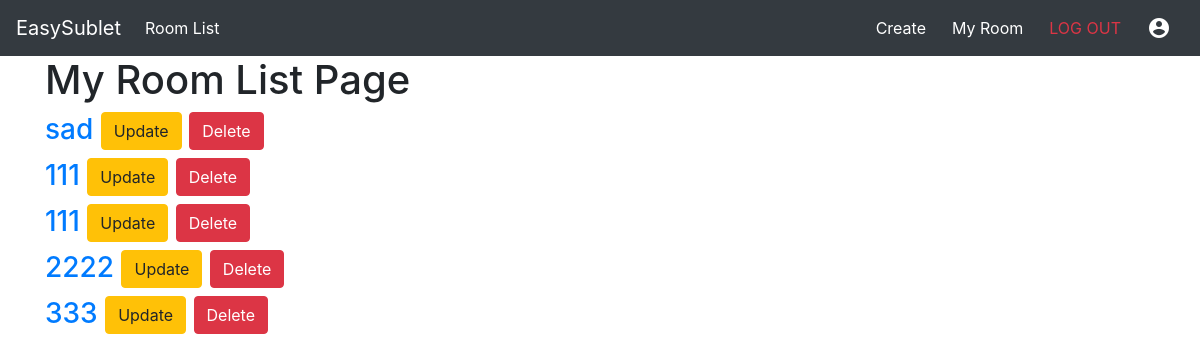
/room/myroom (signed in), run on an earlier commit of the app's database.
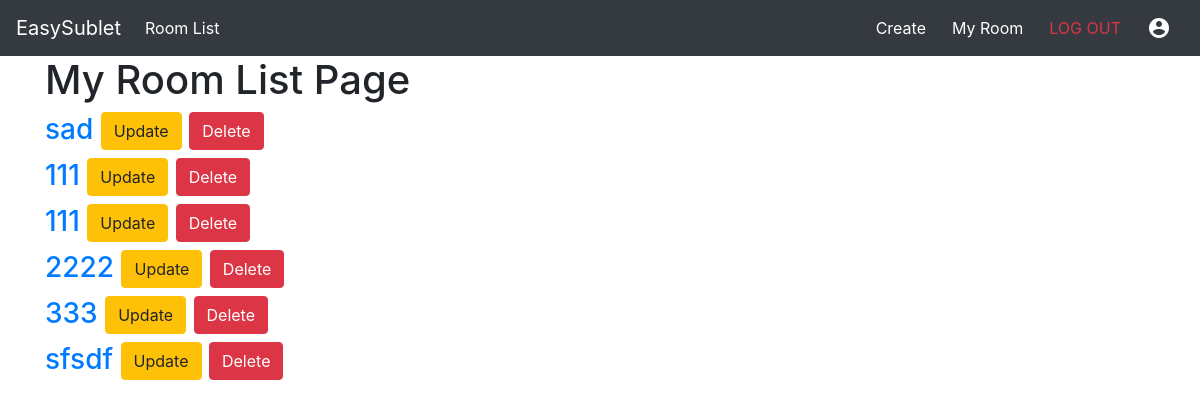
And on a later commit of the database.
### RoomRental/models.py (models this page shows, shortened)
class Room(models.Model):
    user = models.ForeignKey(User, default=1, on_delete=models.SET_NULL, null=True)
    id = models.fields.BigAutoField(primary_key=True)
    title = models.fields.CharField(max_length=100, blank=False, null=False)
    address = models.fields.CharField(max_length=255, blank=False, null=False)
    latitude = models.fields.FloatField(null=True, blank=True)
    longitude = models.fields.FloatField(null=True, blank=True)
    description = models.fields.TextField(null=True, blank=True)
    price = models.fields.FloatField(null=True, blank=True)
    is_parking = models.fields.BooleanField(default=False)
    is_pet = models.fields.BooleanField(default=False)
    is_smoking = models.fields.BooleanField(default=False)
    has_hydro = models.fields.BooleanField(default=False)
    has_aircondition = models.fields.BooleanField(default=False)
    has_water = models.fields.BooleanField(default=False)
    has_heat = models.fields.BooleanField(default=False)
    has_wifi = models.fields.BooleanField(default=False)
    has_tv = models.fields.BooleanField(default=False)
    has_laundry = models.fields.BooleanField(default=False)
    has_fridge = models.fields.BooleanField(default=False)
    has_dishwasher = models.fields.BooleanField(default=False)
    has_dryer = models.fields.BooleanField(default=False)
    has_microwave = models.fields.BooleanField(default=False)
    movein_date = models.fields.DateTimeField(null=True, blank=True)
    created_on = models.fields.DateTimeField(auto_now=True)

### RoomRental/views.py (the view)
# urls.py: path('room/myroom', my_room_list_view, name='my_room_list_view'),
@login_required
def my_room_list_view(request, *args, **kwargs):
    rooms = Room.objects.filter(user=request.user)
    context = {'rooms':rooms}
    return render(request,'MyRoom_Page.html',context,status=200)

### RoomRental/templates/MyRoom_Page.html (shortened to what this page needs)
{% extends 'base.html' %}
{% block content %}
<h1>My Room List Page</h1>
{% for room in rooms %}
<h3>
    <a href="{% url 'room_detail_view' room.id %}">{{ room.title }}</a>
    <a href="{% url 'room_update_view' room.id %}" class="btn btn-warning">Update</a>
    <a href="{% url 'room_delete_view' room.id %}" class="btn btn-danger">Delete</a>
</h3>
{% endfor %}
{% endblock content %}

What changed in the data, as far as the page shows it:
added Room: title "sfsdf"
